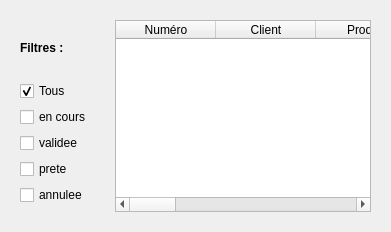
                                <widget class="QWidget" name="tabListe_cmd">
                                  <attribute name="title">
                                    <string>Liste des commandes</string>
                                  </attribute>
                                  <layout class="QHBoxLayout" name="hLayout_liste_cmd">
                                    <item>
                                      <widget class="QFrame" name="sidebarListe_cmd">
                                        <property name="minimumWidth">
                                          <number>150</number>
                                        </property>
                                        <layout class="QVBoxLayout" name="vLayoutSidebar">
                                          <item>
                                            <widget class="QLabel" name="labelFiltres">
                                              <property name="text">
                                                <string>Filtres :</string>
                                              </property>
                                              <property name="styleSheet">
                                                <string>font-weight: bold;</string>
                                              </property>
                                            </widget>
                                          </item>
                                          <item>
                                            <widget class="QCheckBox" name="checkFiltreTous">
                                              <property name="text">
                                                <string>Tous</string>
                                              </property>
                                              <property name="checked">
                                                <bool>true</bool>
                                              </property>
                                            </widget>
                                          </item>
                                          <item>
                                            <widget class="QCheckBox" name="checkFiltreAttente">
                                              <property name="text">
                                                <string>en cours</string>
                                              </property>
                                            </widget>
                                          </item>
                                          <item>
                                            <widget class="QCheckBox" name="checkFiltreConfirmee">
                                              <property name="text">
                                                <string>validee</string>
                                              </property>
                                            </widget>
                                          </item>
                                          <item>
                                            <widget class="QCheckBox" name="checkFiltreExpedie">
                                              <property name="text">
                                                <string>prete</string>
                                              </property>
                                            </widget>
                                          </item>
                                          <item>
                                            <widget class="QCheckBox" name="checkFiltreLivree">
                                              <property name="text">
                                                <string>annulee</string>
                                              </property>
                                            </widget>
                                          </item>
                                          <item>
                                            <spacer name="verticalSpacer_sidebar">
                                              <property name="orientation">
                                                <enum>Qt::Vertical</enum>
                                              </property>
                                            </spacer>
                                          </item>
                                        </layout>
                                      </widget>
                                    </item>
                                    <item>
                                      <widget class="QFrame" name="mainListe_cmd">
                                        <layout class="QVBoxLayout" name="vLayoutMain">
                                          <item>
                                            <widget class="QTableWidget" name="tableCommandes">
                                              <property name="alternatingRowColors">
                                                <bool>true</bool>
                                              </property>
                                              <column>
                                                <property name="text">
                                                  <string>Numéro</string>
                                                </property>
                                              </column>
                                              <column>
                                                <property name="text">
                                                  <string>Client</string>
                                                </property>
                                              </column>
                                              <column>
                                                <property name="text">
                                                  <string>Produit</string>
                                                </property>
                                              </column>
                                              <column>
                                                <property name="text">
                                                  <string>Quantité</string>
                                                </property>
                                              </column>
                                              <column>
                                                <property name="text">
                                                  <string>Statut</string>
                                                </property>
                                              </column>
                                              <column>
                                                <property name="text">
                                                  <string>Date</string>
                                                </property>
                                              </column>
                                              <column>
                                                <property name="text">
                                                  <string>Température</string>
                                                </property>
                                              </column>
                                              <column>
                                                <property name="text">
                                                  <string>Humidité</string>
                                                </property>
                                              </column>
                                              <column>
                                                <property name="text">
                                                  <string>Alerte</string>
                                                </property>
                                              </column>
                                              <column>
                                                <property name="text">
                                                  <string>Conditions</string>
                                                </property>
                                              </column>
                                            </widget>
                                          </item>
                                        </layout>
                                      </widget>
                                    </item>
                                  </layout>
                                </widget>
